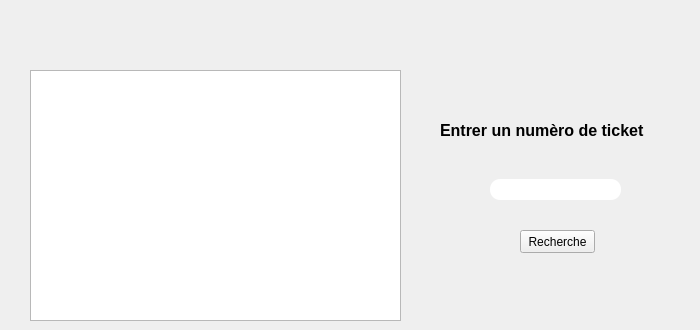
     <widget class="QWidget" name="tab_14">
      <attribute name="title">
       <string>Produit vendue</string>
      </attribute>
      <widget class="QTableView" name="tableView_p_v">
       <property name="geometry">
        <rect>
         <x>30</x>
         <y>70</y>
         <width>371</width>
         <height>251</height>
        </rect>
       </property>
      </widget>
      <widget class="QPushButton" name="pushButton_recherche">
       <property name="geometry">
        <rect>
         <x>520</x>
         <y>230</y>
         <width>75</width>
         <height>23</height>
        </rect>
       </property>
       <property name="text">
        <string>Recherche</string>
       </property>
      </widget>
      <widget class="QLineEdit" name="lineEdit_recherche">
       <property name="geometry">
        <rect>
         <x>490</x>
         <y>179</y>
         <width>131</width>
         <height>21</height>
        </rect>
       </property>
       <property name="whatsThis">
        <string/>
       </property>
       <property name="styleSheet">
        <string notr="true">border-radius:10px;
background-color: rgb(255, 255, 255);</string>
       </property>
       <property name="inputMethodHints">
        <set>Qt::ImhNone</set>
       </property>
       <property name="inputMask">
        <string/>
       </property>
       <property name="text">
        <string/>
       </property>
       <property name="echoMode">
        <enum>QLineEdit::Normal</enum>
       </property>
       <property name="clearButtonEnabled">
        <bool>true</bool>
       </property>
      </widget>
      <widget class="QLabel" name="label_ID_Recherche">
       <property name="geometry">
        <rect>
         <x>440</x>
         <y>120</y>
         <width>251</width>
         <height>20</height>
        </rect>
       </property>
       <property name="font">
        <font>
         <pointsize>12</pointsize>
         <weight>75</weight>
         <bold>true</bold>
        </font>
       </property>
       <property name="text">
        <string>Entrer un numèro de ticket</string>
       </property>
      </widget>
     </widget>
